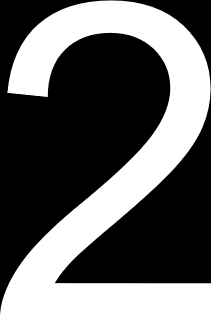
#> input picture 06 morphology/benchmark/ROI_0.png, 211 x 316 px, given in place of abcd123.png, which was not available
$ jupyter execute --allow-errors morphology.ipynb   (text cells are left out)
#> lines starting #> are read from the running program, lines starting #| are printed output that depends on the picture; after the words box and inside, x2 and y2 are one past the last pixel; in counts of white or black regions, pixels touching at a corner belong together; pictures that were not available may be replaced by others from this repository, and a replacement may not be noted
[cell 1]
import numpy as np
import cv2 as cv
import cv2
from IPython.display import display
from PIL import Image
from imutils import contours
from imutils import paths
import imutils
from skimage import data, img_as_float
from skimage import measure
from skimage.metrics import structural_similarity as ssim

[cell 2]
abcd123_c = np.array(Image.open('./abcd123.png'))
#> abcd123_c is the input picture: shape (316, 211); min 0, max 255, mean 98.2
bcd12a_c = np.array(Image.open('./bcd12a.png'))
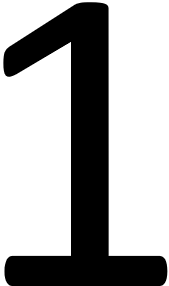
#> input picture 06 morphology/benchmark/1.png, 169 x 286 px, given in place of bcd12a.png, which was not available
#> bcd12a_c is the input picture: shape (286, 169, 4); mean R, G, B, A 167.9, 167.9, 167.9, 255
dad32_c = np.array(Image.open('./dad32.png'))

abcd123 = cv.imread('./abcd123.png', 0)
bcd12a = cv.imread('./bcd12a.png', 0)
#> bcd12a: shape (286, 169); min 0, max 255, mean 167.9
dad32 = cv.imread('./dad32.png', 0)

one = cv.imread('./benchmark/1.png',0)
two = cv.imread('./benchmark/2.png',0)
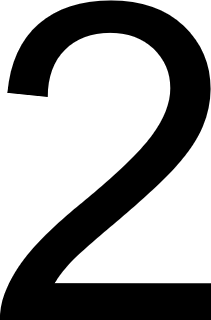
#> input picture 06 morphology/benchmark/2.png, 211 x 320 px
#> two is the input picture: shape (320, 211); min 0, max 255, mean 154.9
three = cv.imread('./benchmark/3.png',0)
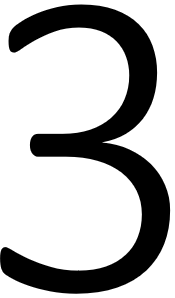
#> input picture 06 morphology/benchmark/3.png, 175 x 298 px
#> three is the input picture: shape (298, 175); min 0, max 255, mean 180.5
a = cv.imread('./benchmark/A.png',0)
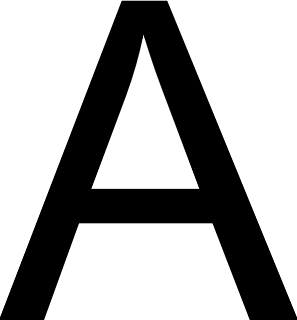
#> input picture 06 morphology/benchmark/A.png, 297 x 320 px
#> a is the input picture: shape (320, 297); min 0, max 255, mean 172.6
b = cv.imread('./benchmark/B.png',0)
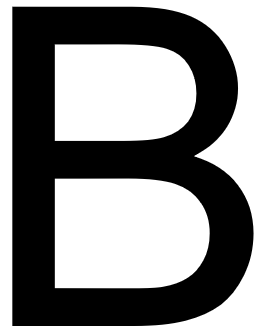
#> input picture 06 morphology/benchmark/B.png, 260 x 333 px
#> b is the input picture: shape (333, 260); min 0, max 255, mean 134.6
C = cv.imread('./benchmark/C.png',0)
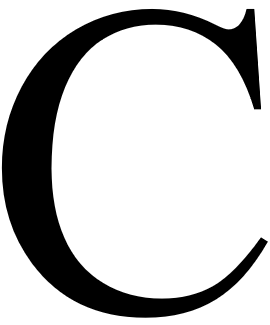
#> input picture 06 morphology/benchmark/C.png, 270 x 325 px
#> C is the input picture: shape (325, 270); min 0, max 255, mean 196.9
d = cv.imread('./benchmark/D.png',0)
#> (the rest of this cell did not finish here and is left out)

[cell 3]
def resizer(imgArray, size=256):
    dim = (size, size)
    resizedArray = []
    length = len(imgArray)
    print(imgArray[0])
    for i in range(length):
        img = imgArray[i]
        resizedArray.append(cv.resize(img, dim))

    return resizedArray

def threshold(imgArray):
    thresholdedArray = []
    length = len(imgArray)
    for i in range(length):
        img = imgArray[i]
        thresholdedArray.append(cv.adaptiveThreshold(img,255, cv.ADAPTIVE_THRESH_MEAN_C,cv.THRESH_BINARY_INV,21,5))

    return thresholdedArray

[cell 4]
bw = cv.adaptiveThreshold(abcd123,255, cv.ADAPTIVE_THRESH_MEAN_C,cv.THRESH_BINARY_INV,29,10)
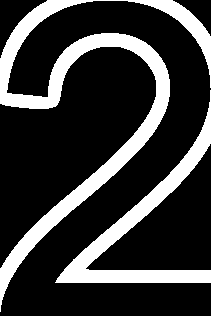
#> bw: shape (316, 211); 22.4% white; 2 white regions, box (x1, y1, x2, y2) and area: (0, 0, 211, 312) 9943, (55, 90, 211, 283) 4988
display(Image.fromarray(bw))

[cell 5]
kernel = np.ones((2,1), np.uint8)
erosion = cv.erode(bw, kernel, iterations=5)
#> erosion: shape (316, 211); 17.3% white; 2 white regions, box (x1, y1, x2, y2) and area: (0, 0, 211, 312) 7923, (58, 95, 211, 283) 3589
display(Image.fromarray(erosion))

[cell 6]
kernel = np.ones((1,6), np.uint8)
dilation = cv.dilate(erosion, kernel, iterations=1)
#> dilation: shape (316, 211); 21.9% white; 2 white regions
display(Image.fromarray(dilation))

[cell 7]
mask = np.zeros_like(abcd123, dtype=np.uint8)
cnts = cv.findContours(dilation, cv.RETR_EXTERNAL, cv.CHAIN_APPROX_SIMPLE)
#> cnts = 2 contours; box (x1, y1, x2, y2) and area: (0, 0, 211, 312) 9494, (56, 95, 211, 283) 4016
cnts = cnts[0] if len(cnts) == 2 else cnts[1]
(cnts, _) = contours.sort_contours(cnts, method="left-to-right")
ROI_number = 0
tokens1 = []
for c in cnts:
    area = cv.contourArea(c)
    if area > 1000:
        x,y,w,h = cv.boundingRect(c)

        ROI = 255 - dilation[y-2:y+h+2, x-2:x+w+2]
        cropped = dilation[y-2:y+h+2, x-2:x+w+2]
        tokens1.append(cropped)
        cv.drawContours(mask, [c], -1, (0,255,0), 2)
        cv.imwrite('./ABCD123/ROI_{}.png'.format(ROI_number), ROI)
        ROI_number += 1
        display(Image.fromarray(cropped))
#> this loop made 2 passes
#> (area, x, y, w, h, ROI_number) on passes 1 to 2: (9494.5, 0, 0, 211, 312, 1), (4016.5, 56, 95, 155, 188, 2)
#> mask: shape (316, 211); every value is 0
#> after the loop, ROI_number = 2; tokens1 = 2 items

[cell 8]
bw = cv.adaptiveThreshold(dad32,255, cv.ADAPTIVE_THRESH_MEAN_C,cv.THRESH_BINARY_INV,23,15)
#> bw: shape (286, 169); 17.9% white; 1 white region, box (x1, y1, x2, y2) and area: (3, 2, 167, 286) 8675
display(Image.fromarray(bw))

[cell 9]
kernel = np.ones((2,1), np.uint8)
erosion = cv.erode(bw, kernel, iterations=7)
#> erosion: shape (286, 169); 13.5% white; 2 white regions, box (x1, y1, x2, y2) and area: (3, 9, 167, 286) 4007, (5, 43, 81, 286) 2535
display(Image.fromarray(erosion))

[cell 10]
kernel = np.ones((1,6), np.uint8)
dilation = cv.dilate(erosion, kernel, iterations=1)
#> dilation: shape (286, 169); 19.8% white; 1 white region
display(Image.fromarray(dilation))

[cell 11]
mask = np.zeros_like(dad32, dtype=np.uint8)
cnts = cv.findContours(dilation, cv.RETR_EXTERNAL, cv.CHAIN_APPROX_SIMPLE)
#> cnts = 1 contour; box (x1, y1, x2, y2) and area: (1, 9, 169, 286) 8774
cnts = cnts[0] if len(cnts) == 2 else cnts[1]
(cnts, _) = contours.sort_contours(cnts, method="left-to-right")
ROI_number = 0
tokens2 = []
for c in cnts:
    area = cv.contourArea(c)
    if area > 400:
        x,y,w,h = cv.boundingRect(c)
        ROI = 255 - dilation[y:y+h, x:x+w]
        cropped = dilation[y:y+h, x:x+w]
        tokens2.append(cropped)
        cv.drawContours(mask, [c], -1, (0,255,0), 2)
        cv.imwrite('./DAD32/ROI_{}.png'.format(ROI_number), ROI)
        ROI_number += 1
        display(Image.fromarray(cropped))
#> this loop made 1 pass
#> (area, x, y, w, h, ROI_number) on pass 1: (8773.5, 1, 9, 168, 277, 1)
#> mask: shape (286, 169); every value is 0
#> after the loop, ROI_number = 1; tokens2 = 1 item

[cell 12]
bw = cv.adaptiveThreshold(bcd12a,255, cv.ADAPTIVE_THRESH_MEAN_C,cv.THRESH_BINARY_INV,23,15)
display(Image.fromarray(bw))

[cell 13]
kernel = np.ones((2,1), np.uint8)
erosion = cv.erode(bw, kernel, iterations=9)
#> erosion: shape (286, 169); 12.3% white; 4 white regions, box (x1, y1, x2, y2) and area: (4, 11, 109, 264) 3335, (71, 45, 81, 265) 2140, (5, 265, 67, 286) 239, (113, 265, 167, 286) 232
display(Image.fromarray(erosion))

[cell 14]
kernel = np.ones((1,6), np.uint8)
dilation = cv.dilate(erosion, kernel, iterations=2)
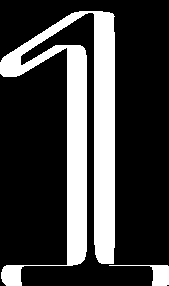
#> dilation: shape (286, 169); 24.6% white; 2 white regions
display(Image.fromarray(dilation))

[cell 15]
mask = np.zeros_like(dad32, dtype=np.uint8)
cnts = cv.findContours(dilation, cv.RETR_EXTERNAL, cv.CHAIN_APPROX_SIMPLE)
#> cnts = 2 contours; box (x1, y1, x2, y2) and area: (0, 11, 115, 286) 10798, (109, 265, 169, 286) 310
cnts = cnts[0] if len(cnts) == 2 else cnts[1]
(cnts, _) = contours.sort_contours(cnts, method="left-to-right")
ROI_number = 0
tokens3 = []
for c in cnts:
    area = cv.contourArea(c)
    if area > 400:
        x,y,w,h = cv.boundingRect(c)
        ROI = 255 - dilation[y:y+h, x:x+w]
        cropped = dilation[y:y+h, x:x+w]
        tokens3.append(cropped)

        cv.drawContours(mask, [c], -1, (0,255,0), 2)
        cv.imwrite('./BCD12A/ROI_{}.png'.format(ROI_number), ROI)
        ROI_number += 1
        display(Image.fromarray(cropped))
#> this loop made 2 passes
#> (area, x, y, w, h, ROI_number) on pass 1: (10797.5, 0, 11, 115, 275, 1)
#> area on pass 2: 310
#> after the loop, ROI_number = 1; tokens3 = 1 item

[cell 16]
mask = np.zeros_like(one, dtype=np.uint8)
cnts = cv.findContours(one, cv.RETR_EXTERNAL, cv.CHAIN_APPROX_SIMPLE)
#> cnts = 1 contour; box (x1, y1, x2, y2) and area: (0, 0, 169, 286) 31336
cnts = cnts[0] if len(cnts) == 2 else cnts[1]
(cnts, _) = contours.sort_contours(cnts, method="left-to-right")
ROI_number = 0

for c in cnts:
    area = cv.contourArea(c)
    if area > 400:
        x,y,w,h = cv.boundingRect(c)
        ROI = 255 - one[y:y+h, x:x+w]
        cropped = one[y:y+h, x:x+w]


        cv.drawContours(mask, [c], -1, (0,255,0), 2)
        cv.imwrite('./benchmark/ROI_1.png', ROI)
        ROI_number += 1
        display(Image.fromarray(cropped))
#> this loop made 1 pass
#> (area, x, y, w, h, ROI_number) on pass 1: (31336, 0, 0, 169, 286, 1)
#> after the loop, ROI_number = 1

[cell 17]
mask = np.zeros_like(two, dtype=np.uint8)
cnts = cv.findContours(two, cv.RETR_EXTERNAL, cv.CHAIN_APPROX_SIMPLE)
#> cnts = 1 contour; box (x1, y1, x2, y2) and area: (0, 0, 211, 316) 40720
cnts = cnts[0] if len(cnts) == 2 else cnts[1]
(cnts, _) = contours.sort_contours(cnts, method="left-to-right")
ROI_number = 0

for c in cnts:
    area = cv.contourArea(c)
    if area > 400:
        x,y,w,h = cv.boundingRect(c)
        ROI = 255 - two[y:y+h, x:x+w]
        cropped = two[y:y+h, x:x+w]


        cv.drawContours(mask, [c], -1, (0,255,0), 2)
        cv.imwrite('./benchmark/ROI_2.png', ROI)
        ROI_number += 1
        display(Image.fromarray(cropped))
#> this loop made 1 pass
#> (area, x, y, w, h, ROI_number) on pass 1: (40720.5, 0, 0, 211, 316, 1)
#> mask: shape (320, 211); every value is 0
#> after the loop, ROI_number = 1

[cell 18]
mask = np.zeros_like(three, dtype=np.uint8)
cnts = cv.findContours(three, cv.RETR_EXTERNAL, cv.CHAIN_APPROX_SIMPLE)
#> cnts = 1 contour; box (x1, y1, x2, y2) and area: (0, 0, 175, 298) 51678
cnts = cnts[0] if len(cnts) == 2 else cnts[1]
#> cnts = [[[0, 0], [0, 297], [174, 297], [174, 0]]]
(cnts, _) = contours.sort_contours(cnts, method="left-to-right")
#> cnts = ([[0, 0], [0, 297], [174, 297], [174, 0]],)
ROI_number = 0

for c in cnts:
    area = cv.contourArea(c)
    if area > 400:
        x,y,w,h = cv.boundingRect(c)
        ROI = 255 - three[y:y+h, x:x+w]
        cropped = three[y:y+h, x:x+w]


        cv.drawContours(mask, [c], -1, (0,255,0), 2)
        cv.imwrite('./benchmark/ROI_3.png', ROI)
        ROI_number += 1
        display(Image.fromarray(cropped))
#> this loop made 1 pass
#> (c, area, x, y, w, h, ROI_number) on pass 1: ([[0, 0], [0, 297], [174, 297], [174, 0]], 51678, 0, 0, 175, 298, 1)
#> mask: shape (298, 175); every value is 0
#> after the loop, ROI_number = 1

[cell 19]
mask = np.zeros_like(a, dtype=np.uint8)
cnts = cv.findContours(a, cv.RETR_EXTERNAL, cv.CHAIN_APPROX_SIMPLE)
#> cnts = 3 contours; box (x1, y1, x2, y2) and area: (0, 0, 297, 317) 39539, (44, 223, 250, 320) 16264, (91, 34, 200, 189) 7863
cnts = cnts[0] if len(cnts) == 2 else cnts[1]
(cnts, _) = contours.sort_contours(cnts, method="left-to-right")
ROI_number = 0

for c in cnts:
    area = cv.contourArea(c)
    if area > 20000:
        x,y,w,h = cv.boundingRect(c)
        ROI = 255 - a[y:y+h, x:x+w]
        cropped = a[y:y+h, x:x+w]


        cv.drawContours(mask, [c], -1, (0,255,0), 2)
        cv.imwrite('./benchmark/ROI_4.png', ROI)
        ROI_number += 1
        display(Image.fromarray(cropped))
#> this loop made 3 passes
#> (area, x, y, w, h, ROI_number) on pass 1: (39539, 0, 0, 297, 317, 1)
#> area on passes 2 to 3: 16264, 7863
#> mask: shape (320, 297); every value is 0
#> after the loop, ROI_number = 1

[cell 20]
mask = np.zeros_like(b, dtype=np.uint8)
cnts = cv.findContours(b, cv.RETR_EXTERNAL, cv.CHAIN_APPROX_SIMPLE)
#> cnts = 1 contour; box (x1, y1, x2, y2) and area: (0, 0, 260, 333) 85988
cnts = cnts[0] if len(cnts) == 2 else cnts[1]
#> cnts = [[[0, 0], [0, 332], [259, 332], [259, 0]]]
(cnts, _) = contours.sort_contours(cnts, method="left-to-right")
#> cnts = ([[0, 0], [0, 332], [259, 332], [259, 0]],)
ROI_number = 0

for c in cnts:
    area = cv.contourArea(c)
    if area > 20000:
        x,y,w,h = cv.boundingRect(c)
        ROI = 255 - b[y:y+h, x:x+w]
        cropped = b[y:y+h, x:x+w]


        cv.drawContours(mask, [c], -1, (0,255,0), 2)
        cv.imwrite('./benchmark/ROI_5.png', ROI)
        ROI_number += 1
        display(Image.fromarray(cropped))
#> this loop made 1 pass
#> (c, area, x, y, w, h, ROI_number) on pass 1: ([[0, 0], [0, 332], [259, 332], [259, 0]], 85988, 0, 0, 260, 333, 1)
#> pass 1, `ROI = 255 - b[y:y+h, x:x+w]`:
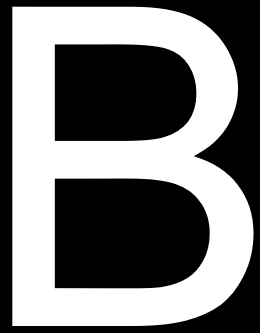
#> ROI: shape (333, 260); min 0, max 255, mean 120.4
#> after the loop: mask: shape (333, 260); every value is 0
#> after the loop, ROI_number = 1

[cell 21]
mask = np.zeros_like(C, dtype=np.uint8)
cnts = cv.findContours(C, cv.RETR_EXTERNAL, cv.CHAIN_APPROX_SIMPLE)
#> cnts = 1 contour; box (x1, y1, x2, y2) and area: (0, 0, 270, 325) 87156
cnts = cnts[0] if len(cnts) == 2 else cnts[1]
#> cnts = [[[0, 0], [0, 324], [269, 324], [269, 0]]]
(cnts, _) = contours.sort_contours(cnts, method="left-to-right")
#> cnts = ([[0, 0], [0, 324], [269, 324], [269, 0]],)
ROI_number = 0

for c in cnts:
    area = cv.contourArea(c)
    if area > 20000:
        x,y,w,h = cv.boundingRect(c)
        ROI = 255 - C[y:y+h, x:x+w]
        cropped = C[y:y+h, x:x+w]


        cv.drawContours(mask, [c], -1, (0,255,0), 2)
        cv.imwrite('./benchmark/ROI_6.png', ROI)
        ROI_number += 1
        display(Image.fromarray(cropped))
#> this loop made 1 pass
#> (c, area, x, y, w, h, ROI_number) on pass 1: ([[0, 0], [0, 324], [269, 324], [269, 0]], 87156, 0, 0, 270, 325, 1)
#> pass 1, `ROI = 255 - C[y:y+h, x:x+w]`:
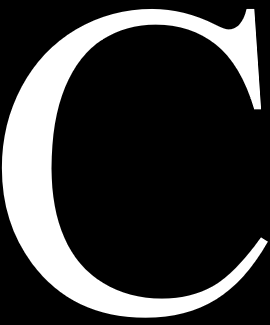
#> ROI: shape (325, 270); min 0, max 255, mean 58.1
#> after the loop: mask: shape (325, 270); every value is 0
#> after the loop, ROI_number = 1

[cell 22]
mask = np.zeros_like(d, dtype=np.uint8)
#> mask = 0
cnts = cv.findContours(d, cv.RETR_EXTERNAL, cv.CHAIN_APPROX_SIMPLE)
#> cnts = 0 contours
cnts = cnts[0] if len(cnts) == 2 else cnts[1]
#> cnts = []
#> (the rest of this cell did not finish here and is left out)

[cell 23]
one_thresh = cv.imread('./benchmark/ROI_1.png',0)
two_thresh = cv.imread('./benchmark/ROI_2.png',0)
three_thresh = cv.imread('./benchmark/ROI_3.png',0)
a_thresh = cv.imread('./benchmark/ROI_4.png',0)
b_thresh = cv.imread('./benchmark/ROI_5.png',0)
C_thresh = cv.imread('./benchmark/ROI_6.png',0)
d_thresh = cv.imread('./benchmark/ROI_7.png',0)
benchmarks_thresh = [one_thresh, two_thresh, three_thresh, a_thresh, b_thresh, C_thresh, d_thresh]
benchmarks_dict = {0:'1', 1:'2', 2:'3', 3:'A', 4:'B', 5:'C', 6:'D'}

#> (a cell that did not finish here is left out)

#> in threshold, `length = len(imgArray)`: length = 7
#> after the loop in threshold, `for i in range(length):`: thresholdedArray = 6 items
